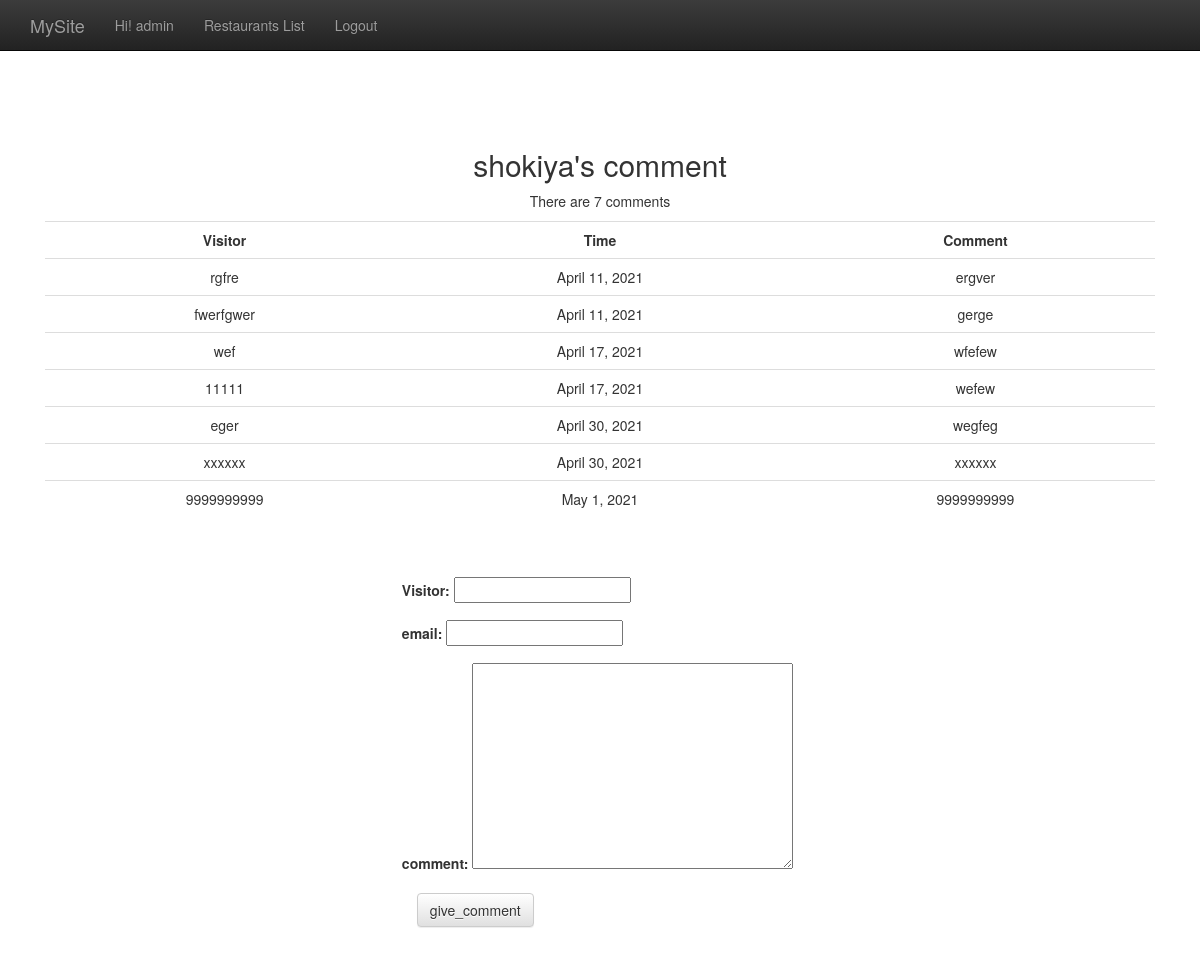
The page /comment/2/ (signed in) on the database as committed earlier.
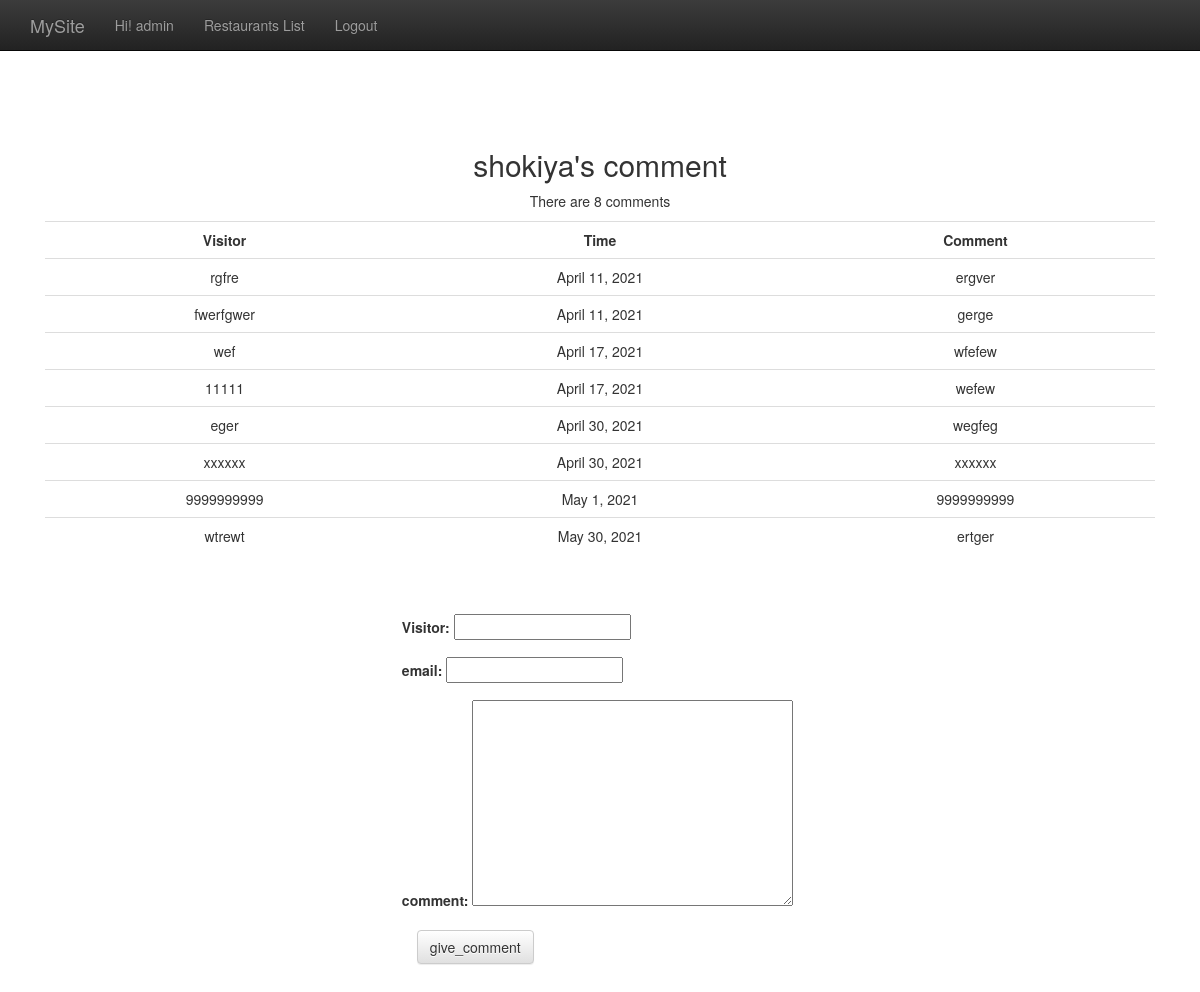
The same page on the database as committed later.
### restaurants/models.py (models this page shows, shortened)
class Restaurant(models.Model):
    name = models.CharField(max_length=20)
    phone_number = models.CharField(max_length=15)
    address = models.CharField(max_length=50, blank=True)

class Comment(models.Model):
    content = models.CharField(max_length=255)
    visitor = models.CharField(max_length=255)
    email = models.CharField(max_length=255)
    date_time = models.DateTimeField()
    restaurant = models.ForeignKey(Restaurant)
    class Meta:
        ordering = ['date_time']
        permissions = (
            ("can_comment", "Can Comment"),
            )

### restaurants/views.py (the view)
# urls.py: url(r'^comment/(\d{1,5})/$', comment),
@permission_required('restaurants.can_comment', login_url='/accounts/login/')
def comment(request, id):
    if id:
        r = Restaurant.objects.get(id=id)
    else:
        return HttpResponseRedirect("/restaurants_list/")
    if request.POST:
        f = CommentForm(request.POST)
        if f.is_valid():
            visitor = f.cleaned_data['visitor']
            content = f.cleaned_data['content']
            email = f.cleaned_data['email']
            date_time = timezone.localtime(timezone.now())
            c = Comment.objects.create(
                visitor=visitor,
                email=email,
                content=content,
                date_time=date_time,
                restaurant=r
                )
            f = CommentForm()
    else:
        f = CommentForm()
    return render_to_response('comment.html', RequestContext(request, locals()))

### restaurants/forms.py
class CommentForm(forms.Form):
	visitor = forms.CharField(max_length=20)
	email = forms.EmailField(max_length=20, required=False)
	content = forms.CharField(max_length=200, widget=forms.Textarea())

### restaurants/templates/comment.html (shortened to what this page needs)
{% extends "base.html" %}
{% block content %}
        <h2>{{ r.name }}'s comment </h2>
        {% if r.comment_set.all %}
        <p>There are {{ r.comment_set.all|length }} comments</p>
        <table class="table table-hover">
            <tr>
                <th>Visitor</th>
                <th>Time</th>
                <th>Comment</th>
            </tr>
            {% for c in r.comment_set.all %}
            <tr>
                <td> {{ c.visitor }} </td>
                <td> {{ c.date_time | date:"F j, Y" }} </td>
                <td> {{ c.content }} </td>
            </tr>
            {% endfor %}
        </table>
        {% else %}
        <p>No comment</p>
        {% endif %}
        <br /><br />
        <form action="" method="post" class="form-horizontal" role="form" style="width:33%; margin:auto; text-align:left">{% csrf_token %}
            <div class="form-group">
            <label for="visitor">Visitor:</label>
            {{ f.visitor }}
            </div>
            <div class="form-group">
                <label for="email">email:</label>
            {{ f.email }}
            </div>
            <div class="form-group">
            <label for="content">comment:</label>
            {{ f.content }}
            </div>
            <input type="submit" value="give_comment" class="btn btn-default">
        </form>
{% endblock %}

Rows that differ between the two databases and show on the page:
computed for Restaurant "shokiya": comment_set.all|length "7" → "8"
added Comment: visitor "wtrewt", date_time "May 30, 2021", content "ertger"
